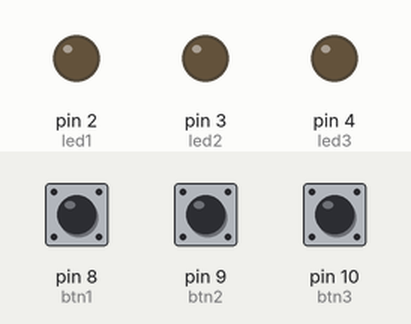
This sketch was run on a simulated Arduino Uno, built with avr-gcc and run on an emulated ATmega328P. Parts: output pins drawn as LEDs (lit = HIGH). The test bench sets the inputs (shaded band); at power-on: pin 8 (btn1) HIGH, pin 10 (btn3) HIGH, pin 9 (btn2) HIGH.

Above: at 1.2 s.
1.3 s: pin 8 (btn1) pulled LOW for 0.15 s
At 2.4 s:
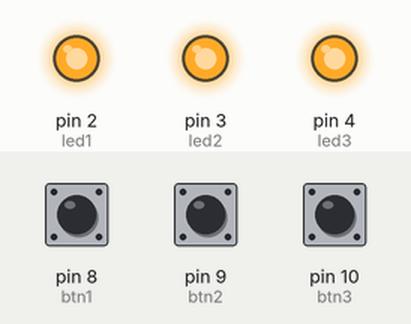
3.0 s: pin 10 (btn3) pulled LOW for 0.15 s
At 3.5 s:
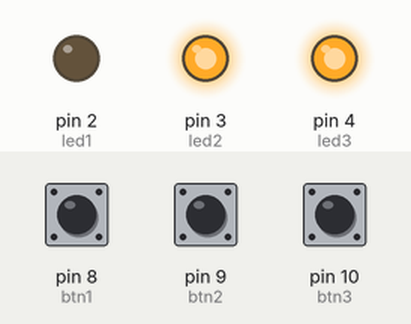
6.1 s: pin 9 (btn2) pulled LOW for 0.15 s
At 6.9 s:
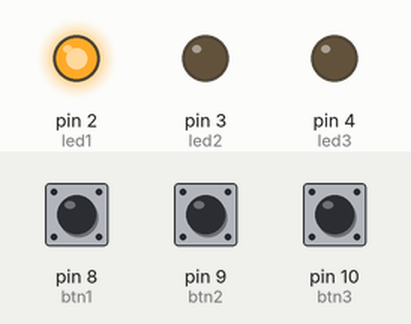
9.2 s: pin 8 (btn1) pulled LOW for 3.2 s
At 9.7 s:
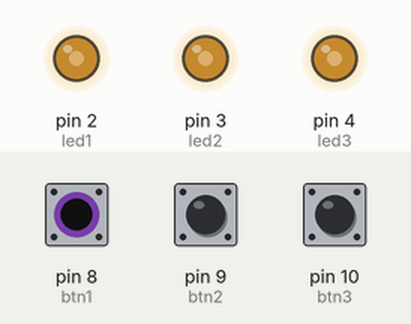
13.9 s: pin 8 (btn1) pulled LOW for 1 s
At 15.3 s:
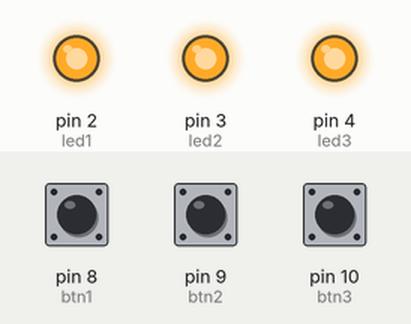
Timing chart, 0 to 16.9 s (numbered marks = the images above; inputs shaded):
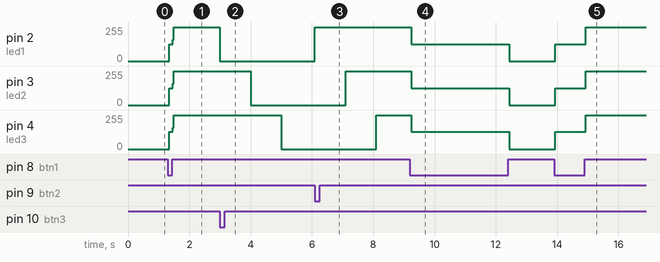

Measured:
- after the input at 1.3 s, pin 2 (led1), pin 3 (led2): 0/255 → 127/255 at once, → 255/255 0.12 s later; pin 4 (led3): 0/255 → 128/255 at once, → 255/255 0.12 s later
- after the input at 3.0 s, pin 2 (led1): 255/255 → 0/255 at once; pin 3 (led2): 255/255 → 0/255 after 1.0 s; pin 4 (led3): 255/255 → 0/255 after 2.0 s
- after the input at 6.1 s, pin 2 (led1): 0/255 → 255/255 at once; pin 3 (led2): 0/255 → 255/255 after 1.0 s; pin 4 (led3): 0/255 → 255/255 after 2.0 s
- after the input at 9.2 s, pin 2 (led1), pin 3 (led2): 255/255 → 127/255 at once, → 0/255 3.2 s later; pin 4 (led3): 255/255 → 128/255 at once, → 0/255 3.2 s later
- after the input at 13.9 s, pin 2 (led1), pin 3 (led2): 0/255 → 127/255 at once, → 255/255 1.0 s later; pin 4 (led3): 0/255 → 128/255 at once, → 255/255 1.0 s later

The sketch:

funky_inari_bigery1.ino
```cpp
int btn1 = 8;
int btn2 = 9;
int btn3 = 10;

int btn1State;
int btn2State;
int btn3State;

int crct1State;
int crct2State;
int crct3State;

int led1 = 2;
int led2 = 3;
int led3 = 4;

void setup(){
 pinMode(btn1,INPUT);
 pinMode(btn2,INPUT);
 pinMode(btn3,INPUT);
 pinMode(led1,OUTPUT);
 pinMode(led2,OUTPUT);
 pinMode(led3,OUTPUT);

}

void loop(){
  btn1State = digitalRead(btn1);
  btn2State = digitalRead(btn2);
  btn3State = digitalRead(btn3);

  //TURNS ALL THE LEDS ON AND OFF AT THE SAME TIME
  if(btn1State == LOW){
    if(crct1State == LOW){
      crct1State = HIGH;
      digitalWrite(led1,HIGH);
      digitalWrite(led2,HIGH);
      digitalWrite(led3,HIGH);
    }else{
      crct1State = LOW;
      digitalWrite(led1,LOW);
      digitalWrite(led2,LOW);
      digitalWrite(led3,LOW);

    }
  }

  if(btn2State == LOW){
    if(crct2State == LOW){
      crct2State == HIGH;
      digitalWrite(led1,HIGH);
      delay(1000);
      digitalWrite(led2,HIGH);
      delay(1000);
      digitalWrite(led3,HIGH);

    }else{
      crct2State == LOW;
    }
  }

  if(btn3State == LOW){
    if(crct3State == LOW){
      crct3State == HIGH;
      digitalWrite(led1,LOW);
      delay(1000);
      digitalWrite(led2,LOW);
      delay(1000);
      digitalWrite(led3,LOW);

    }else{
      crct3State == LOW;
    }
  }


}
```
